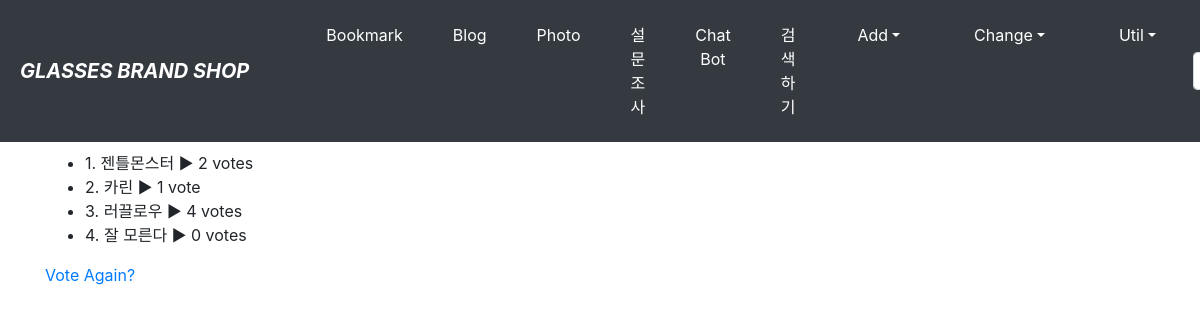
Page /polls/1/results/ on the committed database.
### polls/models.py (models this page shows, shortened)
class Choice(models.Model):
    question = models.ForeignKey(Question,on_delete=models.CASCADE)
    choice_text = models.CharField(max_length=200)
    votes = models.IntegerField(default=0)

### polls/views.py (the view)
# urls.py: path('<int:question_id>/results/',views.results,name='results'), #/polls/5/results/
def results(request, question_id):
    question = get_object_or_404(Question, pk=question_id)
    return render(request, 'polls/results.html', {'question': question})

### polls/templates/polls/results.html (shortened to what this page needs)
{% extends 'base.html'%}
{%block content%}
<h1>[{{question.question_text}}] 설문 현재 결과</h1>
<ul>
	{% for choice in question.choice_set.all %}
		<li>
			{{choice.choice_text}} ▶ {{choice.votes}} vote{{choice.votes|pluralize}}
		</li>
	{% endfor %}
</ul>
<a href = "{% url 'polls:detail' question.id %}">
	Vote Again?
</a>
{% endblock %}

### rows in the picture
Choice: choice_text "1. 젠틀몬스터", votes "2"
Choice: choice_text "2. 카린", votes "1"
Choice: choice_text "3. 러끌로우", votes "4"
Choice: choice_text "4. 잘 모른다", votes "0"
